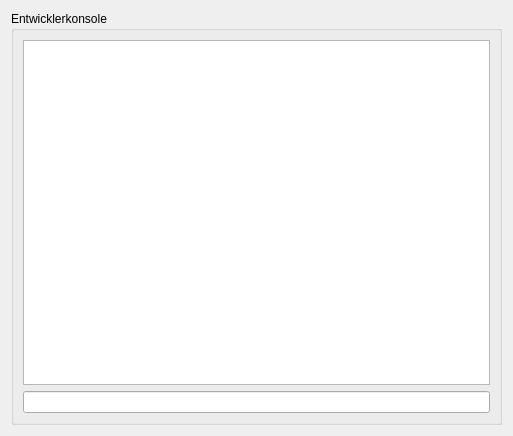
<?xml version="1.0" encoding="UTF-8"?>
<ui version="4.0">
 <class>DevConsoleWidget</class>
 <widget class="QWidget" name="DevConsoleWidget">
  <property name="geometry">
   <rect>
    <x>0</x>
    <y>0</y>
    <width>513</width>
    <height>436</height>
   </rect>
  </property>
  <property name="windowTitle">
   <string>Entwicklerkonsole</string>
  </property>
  <layout class="QVBoxLayout" name="verticalLayout_2">
   <item>
    <layout class="QVBoxLayout" name="mainVerticalLayout">
     <item>
      <widget class="QGroupBox" name="devConsoleGroupBox">
       <property name="title">
        <string>Entwicklerkonsole</string>
       </property>
       <layout class="QVBoxLayout" name="verticalLayout_4">
        <item>
         <widget class="QTextEdit" name="devConsoleTextEdit">
          <property name="font">
           <font>
            <family>Courier New</family>
           </font>
          </property>
          <property name="readOnly">
           <bool>true</bool>
          </property>
          <property name="placeholderText">
           <string/>
          </property>
         </widget>
        </item>
        <item>
         <widget class="QLineEdit" name="inputLineEdit">
          <property name="font">
           <font>
            <family>Courier New</family>
           </font>
          </property>
         </widget>
        </item>
       </layout>
      </widget>
     </item>
    </layout>
   </item>
  </layout>
 </widget>
 <resources/>
 <connections/>
</ui>
